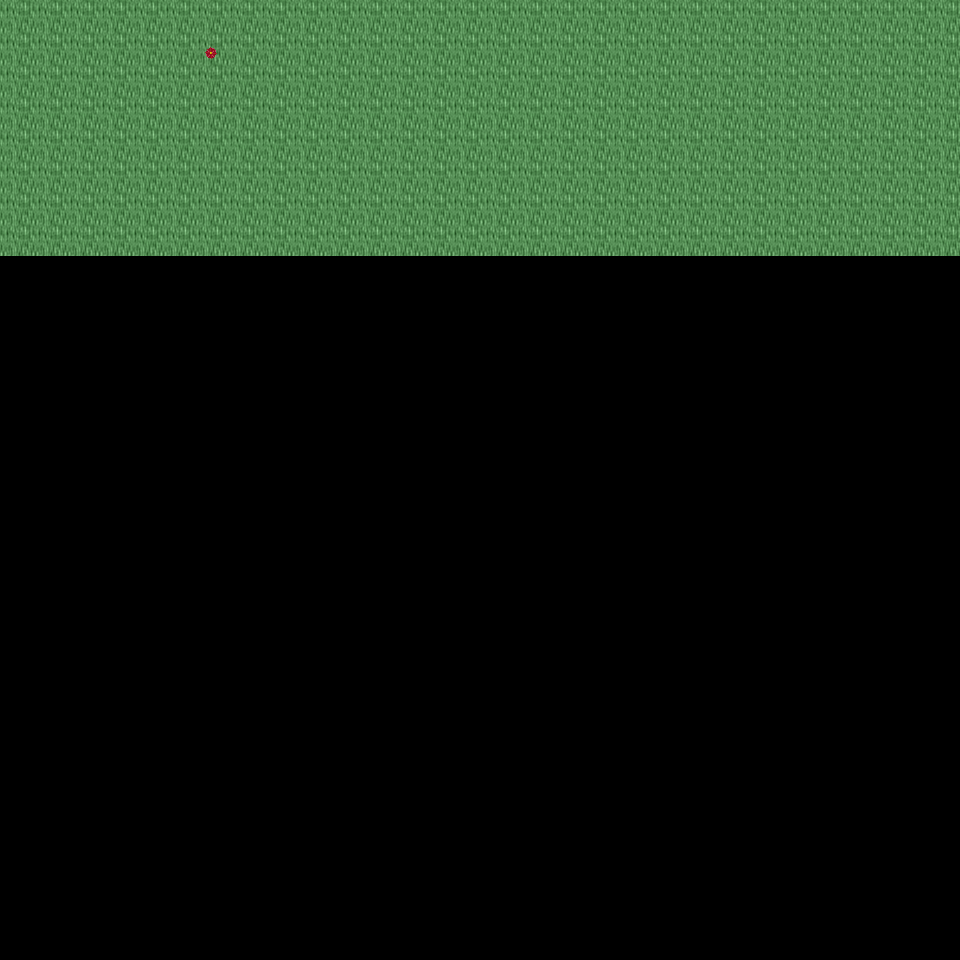

A 2D game scene composited from a Tiled map and its tileset images. What follows is a short description and the map's XML, with each tile layer's data collapsed to a summary:
An orthogonal 30x30 tile map with 32x32 px tiles, 6 tile layers (Ground, Object, Object2, Above, ...), 54 tilesets and 3 objects (3x mapExit).

<map version="1.0" orientation="orthogonal" renderorder="right-down" width="30" height="30" tilewidth="32" tileheight="32" nextobjectid="4">
  <tileset firstgid="1" name="tileset_logic_collision" tilewidth="32" tileheight="32" tilecount="1" columns="1">
    <image source="../drawable/tileset_logic_collision.png" width="32" height="32" />
  </tileset>
  <tileset firstgid="2" name="tileset_ground_ground" tilewidth="32" tileheight="32" tilecount="33" columns="3">
    <image source="../drawable/tileset_ground_ground.png" width="96" height="352" />
  </tileset>
  <tileset firstgid="35" name="tileset_building_castle" tilewidth="32" tileheight="32" tilecount="320" columns="20">
    <image source="../drawable/tileset_building_castle.png" width="640" height="512" />
  </tileset>
  <tileset firstgid="355" name="tileset_item_weapon_cannon" tilewidth="32" tileheight="32" tilecount="12" columns="3">
    <image source="../drawable/tileset_item_weapon_cannon.png" width="96" height="128" />
  </tileset>
  <tileset firstgid="367" name="tileset_item_pot_barrels_1" tilewidth="32" tileheight="32" tilecount="8" columns="4">
    <image source="../drawable/tileset_item_pot_barrels_1.png" width="128" height="64" />
  </tileset>
  <tileset firstgid="375" name="tileset_building_door_door" tilewidth="32" tileheight="32" tilecount="6" columns="3">
    <image source="../drawable/tileset_building_door_door.png" width="96" height="64" />
  </tileset>
  <tileset firstgid="381" name="tileset_building_door_closed" tilewidth="32" tileheight="32" tilecount="1" columns="1">
    <image source="../drawable/tileset_building_door_closed.png" width="32" height="32" />
  </tileset>
  <tileset firstgid="382" name="tileset_building_window_window_centered" tilewidth="32" tileheight="32" tilecount="1" columns="1">
    <image source="../drawable/tileset_building_window_window_centered.png" width="32" height="32" />
  </tileset>
  <tileset firstgid="383" name="tileset_building_decoration_chimney_big" tilewidth="32" tileheight="32" tilecount="2" columns="1">
    <image source="../drawable/tileset_building_decoration_chimney_big.png" width="32" height="64" />
  </tileset>
  <tileset firstgid="385" name="tileset_ground_grass_edges" tilewidth="32" tileheight="32" tilecount="36" columns="12">
    <image source="../drawable/tileset_ground_grass_edges.png" width="384" height="96" />
  </tileset>
  <tileset firstgid="421" name="tileset_ground_grass_corners" tilewidth="32" tileheight="32" tilecount="24" columns="6">
    <image source="../drawable/tileset_ground_grass_corners.png" width="192" height="128" />
  </tileset>
  <tileset firstgid="445" name="tileset_plant_tree_fall_trees" tilewidth="32" tileheight="32" tilecount="40" columns="8">
    <image source="../drawable/tileset_plant_tree_fall_trees.png" width="256" height="160" />
  </tileset>
  <tileset firstgid="485" name="tileset_plant_tree_locust_tree" tilewidth="32" tileheight="32" tilecount="20" columns="4">
    <image source="../drawable/tileset_plant_tree_locust_tree.png" width="128" height="160" />
  </tileset>
  <tileset firstgid="505" name="tileset_furniture_chair_bench_white" tilewidth="32" tileheight="32" tilecount="8" columns="2">
    <image source="../drawable/tileset_furniture_chair_bench_white.png" width="64" height="128" />
  </tileset>
  <tileset firstgid="513" name="tileset_plant_flower_daisy_blue" tilewidth="32" tileheight="32" tilecount="8" columns="2">
    <image source="../drawable/tileset_plant_flower_daisy_blue.png" width="64" height="128" />
  </tileset>
  <tileset firstgid="521" name="tileset_plant_flower_daisy_red" tilewidth="32" tileheight="32" tilecount="8" columns="2">
    <image source="../drawable/tileset_plant_flower_daisy_red.png" width="64" height="128" />
  </tileset>
  <tileset firstgid="529" name="tileset_plant_flower_daisy_white" tilewidth="32" tileheight="32" tilecount="8" columns="2">
    <image source="../drawable/tileset_plant_flower_daisy_white.png" width="64" height="128" />
  </tileset>
  <tileset firstgid="537" name="tileset_plant_flower_daisy_yellow" tilewidth="32" tileheight="32" tilecount="8" columns="2">
    <image source="../drawable/tileset_plant_flower_daisy_yellow.png" width="64" height="128" />
  </tileset>
  <tileset firstgid="545" name="tileset_plant_flower_flower_bed_1" tilewidth="32" tileheight="32" tilecount="35" columns="7">
    <image source="../drawable/tileset_plant_flower_flower_bed_1.png" width="224" height="160" />
  </tileset>
  <tileset firstgid="580" name="tileset_plant_flower_planted_containers" tilewidth="32" tileheight="32" tilecount="16" columns="4">
    <image source="../drawable/tileset_plant_flower_planted_containers.png" width="128" height="128" />
  </tileset>
  <tileset firstgid="596" name="tileset_item_pot_pot_grey" tilewidth="32" tileheight="32" tilecount="1" columns="1">
    <image source="../drawable/tileset_item_pot_pot_grey.png" width="32" height="32" />
  </tileset>
  <tileset firstgid="597" name="tileset_item_pot_pot_burgundy" tilewidth="32" tileheight="32" tilecount="1" columns="1">
    <image source="../drawable/tileset_item_pot_pot_burgundy.png" width="32" height="32" />
  </tileset>
  <tileset firstgid="598" name="tileset_building_decoration_chimney" tilewidth="32" tileheight="32" tilecount="2" columns="1">
    <image source="../drawable/tileset_building_decoration_chimney.png" width="32" height="64" />
  </tileset>
  <tileset firstgid="600" name="tileset_furniture_light_lamp_blue" tilewidth="32" tileheight="32" tilecount="3" columns="1">
    <image source="../drawable/tileset_furniture_light_lamp_blue.png" width="32" height="96" />
  </tileset>
  <tileset firstgid="603" name="tileset_light_dim_light_7x5" tilewidth="32" tileheight="32" tilecount="35" columns="7">
    <image source="../drawable/tileset_light_dim_light_7x5.png" width="224" height="160" />
  </tileset>
  <tileset firstgid="638" name="tileset_logic_protection" tilewidth="32" tileheight="32" tilecount="2" columns="2">
    <image source="../drawable/tileset_logic_protection.png" width="64" height="32" />
  </tileset>
  <tileset firstgid="640" name="tileset_furniture_table_bazaar_table_1" tilewidth="32" tileheight="32" tilecount="4" columns="2">
    <image source="../drawable/tileset_furniture_table_bazaar_table_1.png" width="64" height="64" />
  </tileset>
  <tileset firstgid="644" name="tileset_furniture_table_bazaar_table_2" tilewidth="32" tileheight="32" tilecount="6" columns="2">
    <image source="../drawable/tileset_furniture_table_bazaar_table_2.png" width="64" height="96" />
  </tileset>
  <tileset firstgid="650" name="tileset_furniture_table_bazaar_table_3" tilewidth="32" tileheight="32" tilecount="6" columns="2">
    <image source="../drawable/tileset_furniture_table_bazaar_table_3.png" width="64" height="96" />
  </tileset>
  <tileset firstgid="656" name="tileset_furniture_table_bazaar_table_4" tilewidth="32" tileheight="32" tilecount="6" columns="2">
    <image source="../drawable/tileset_furniture_table_bazaar_table_4.png" width="64" height="96" />
  </tileset>
  <tileset firstgid="662" name="tileset_furniture_table_bazaar_table_5" tilewidth="32" tileheight="32" tilecount="6" columns="2">
    <image source="../drawable/tileset_furniture_table_bazaar_table_5.png" width="64" height="96" />
  </tileset>
  <tileset firstgid="668" name="tileset_furniture_table_flowers_on_bench2" tilewidth="32" tileheight="32" tilecount="6" columns="3">
    <image source="../drawable/tileset_furniture_table_flowers_on_bench2.png" width="96" height="64" />
  </tileset>
  <tileset firstgid="674" name="tileset_furniture_table_flowers_on_benches" tilewidth="32" tileheight="32" tilecount="10" columns="2">
    <image source="../drawable/tileset_furniture_table_flowers_on_benches.png" width="64" height="160" />
  </tileset>
  <tileset firstgid="684" name="tileset_furniture_table_vendors_table" tilewidth="32" tileheight="32" tilecount="35" columns="7">
    <image source="../drawable/tileset_furniture_table_vendors_table.png" width="224" height="160" />
  </tileset>
  <tileset firstgid="719" name="tileset_item_drink_bottles_and_cups" tilewidth="32" tileheight="32" tilecount="16" columns="4">
    <image source="../drawable/tileset_item_drink_bottles_and_cups.png" width="128" height="128" />
  </tileset>
  <tileset firstgid="735" name="tileset_item_drink_beers_and_flasks" tilewidth="32" tileheight="32" tilecount="12" columns="4">
    <image source="../drawable/tileset_item_drink_beers_and_flasks.png" width="128" height="96" />
  </tileset>
  <tileset firstgid="747" name="tileset_item_drink_casks" tilewidth="32" tileheight="32" tilecount="4" columns="2">
    <image source="../drawable/tileset_item_drink_casks.png" width="64" height="64" />
  </tileset>
  <tileset firstgid="751" name="tileset_item_food_meals_1" tilewidth="32" tileheight="32" tilecount="2" columns="2">
    <image source="../drawable/tileset_item_food_meals_1.png" width="64" height="32" />
  </tileset>
  <tileset firstgid="753" name="tileset_item_food_rustic_meals" tilewidth="32" tileheight="32" tilecount="2" columns="2">
    <image source="../drawable/tileset_item_food_rustic_meals.png" width="64" height="32" />
  </tileset>
  <tileset firstgid="755" name="tileset_item_household_food_preparation_2" tilewidth="32" tileheight="32" tilecount="4" columns="2">
    <image source="../drawable/tileset_item_household_food_preparation_2.png" width="64" height="64" />
  </tileset>
  <tileset firstgid="759" name="tileset_item_pot_barrels_2" tilewidth="32" tileheight="32" tilecount="8" columns="4">
    <image source="../drawable/tileset_item_pot_barrels_2.png" width="128" height="64" />
  </tileset>
  <tileset firstgid="767" name="tileset_item_drink_olive_oil_vinegar" tilewidth="32" tileheight="32" tilecount="4" columns="2">
    <image source="../drawable/tileset_item_drink_olive_oil_vinegar.png" width="64" height="64" />
  </tileset>
  <tileset firstgid="771" name="tileset_ground_ground_3" tilewidth="32" tileheight="32" tilecount="5" columns="5">
    <image source="../drawable/tileset_ground_ground_3.png" width="160" height="32" />
  </tileset>
  <tileset firstgid="776" name="tileset_building_decoration_banner" tilewidth="32" tileheight="32" tilecount="12" columns="1">
    <image source="../drawable/tileset_building_decoration_banner.png" width="32" height="384" />
  </tileset>
  <tileset firstgid="788" name="tileset_building_cottage" tilewidth="32" tileheight="32" tilecount="256" columns="16">
    <image source="../drawable/tileset_building_cottage.png" width="512" height="512" />
  </tileset>
  <tileset firstgid="1044" name="tileset_building_roof_thatched_roof" tilewidth="32" tileheight="32" tilecount="256" columns="16">
    <image source="../drawable/tileset_building_roof_thatched_roof.png" width="512" height="512" />
  </tileset>
  <tileset firstgid="1300" name="tileset_building_door_doors" tilewidth="32" tileheight="32" tilecount="256" columns="16">
    <image source="../drawable/tileset_building_door_doors.png" width="512" height="512" />
  </tileset>
  <tileset firstgid="1556" name="tileset_building_window_windows" tilewidth="32" tileheight="32" tilecount="256" columns="16">
    <image source="../drawable/tileset_building_window_windows.png" width="512" height="512" />
  </tileset>
  <tileset firstgid="1812" name="tileset_logic_portal" tilewidth="32" tileheight="32" tilecount="24" columns="8">
    <image source="../drawable/tileset_logic_portal.png" width="256" height="96" />
  </tileset>
  <tileset firstgid="1836" name="tileset_plant_bush_leafy" tilewidth="32" tileheight="32" tilecount="48" columns="8">
    <image source="../drawable/tileset_plant_bush_leafy.png" width="256" height="192" />
  </tileset>
  <tileset firstgid="1884" name="tileset_plant_bushes_and_trees" tilewidth="32" tileheight="32" tilecount="144" columns="16">
    <image source="../drawable/tileset_plant_bushes_and_trees.png" width="512" height="289" />
  </tileset>
  <tileset firstgid="2028" name="tileset_plant_bush_berried" tilewidth="32" tileheight="32" tilecount="60" columns="5">
    <image source="../drawable/tileset_plant_bush_berried.png" width="160" height="384" />
  </tileset>
  <tileset firstgid="2088" name="tileset_plant_bush_fern" tilewidth="32" tileheight="32" tilecount="32" columns="8">
    <image source="../drawable/tileset_plant_bush_fern.png" width="256" height="128" />
  </tileset>
  <tileset firstgid="2120" name="tileset_plant_bush_bush_pinks" tilewidth="32" tileheight="32" tilecount="4" columns="2">
    <image source="../drawable/tileset_plant_bush_bush_pinks.png" width="64" height="64" />
  </tileset>
  <layer name="Ground" width="30" height="30">
    <data>[900 cells, 240 non-empty, 1 distinct tile ids]</data>
  </layer>
  <layer name="Object" width="30" height="30">
    <data>[900 cells, 1 non-empty, 1 distinct tile ids]</data>
  </layer>
  <layer name="Object2" width="30" height="30">
    <data>[900 cells, 0 non-empty, 0 distinct tile ids]</data>
  </layer>
  <layer name="Above" width="30" height="30">
    <data>[900 cells, 0 non-empty, 0 distinct tile ids]</data>
  </layer>
  <layer name="Above2" width="30" height="30">
    <data>[900 cells, 0 non-empty, 0 distinct tile ids]</data>
  </layer>
  <layer name="Walkable" width="30" height="30">
    <data>[900 cells, 0 non-empty, 0 distinct tile ids]</data>
  </layer>
  <objectgroup name="MapEvents">
    <object id="1" name="north" type="mapExit" x="0" y="0" width="960" height="32">
      <properties>
        <property name="map" value="level_0_x37_y45" />
        <property name="x" value="0" />
        <property name="y" value="28" />
      </properties>
    </object>
    <object id="2" name="west" type="mapExit" x="0" y="0" width="32" height="960">
      <properties>
        <property name="map" value="level_0_x36_y46" />
        <property name="x" value="28" />
        <property name="y" value="0" />
      </properties>
    </object>
    <object id="3" name="east" type="mapExit" x="928" y="0" width="32" height="960">
      <properties>
        <property name="map" value="level_0_x38_y46" />
        <property name="x" value="1" />
        <property name="y" value="0" />
      </properties>
    </object>
  </objectgroup>
</map>
